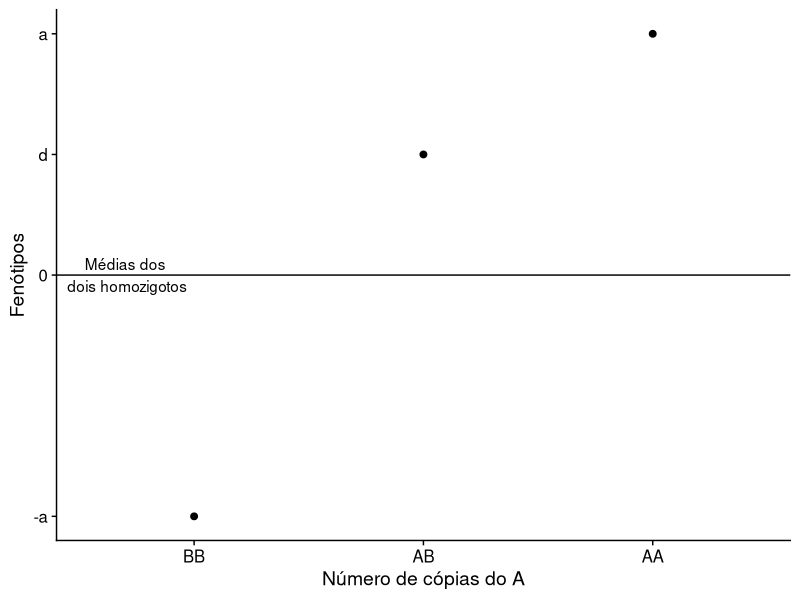
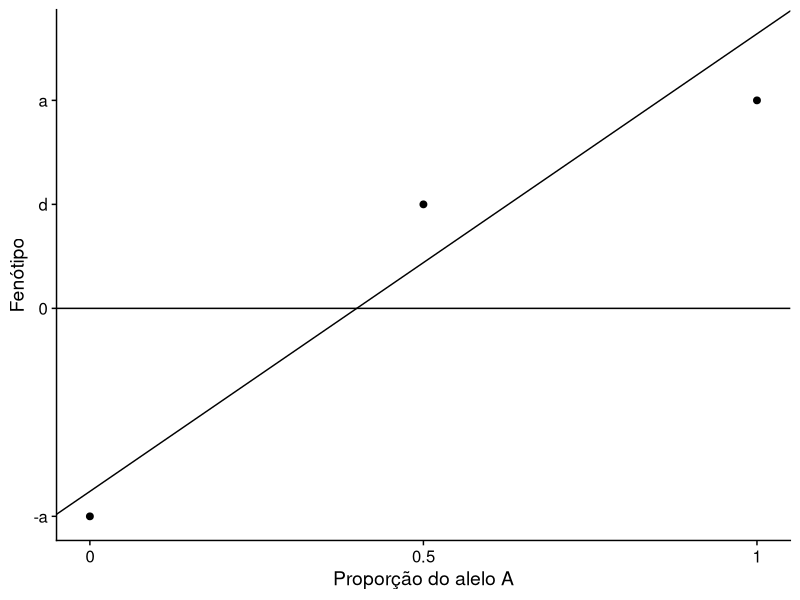

These figures' R source, in order:
## ---- chunk 1
knitr::opts_chunk$set(echo = FALSE)
library(knitr)
if(!require(png)){install.packages("png"); library(png)}
if(!require(jpeg)){install.packages("jpeg"); library(jpeg)}
knit_hooks$set(plot = function(x, options) {
  paste('<figure><figcaption>', options$fig.cap, '</figcaption><img src="',
        opts_knit$get('base.url'), paste(x, collapse = '.'),
        '"></figure>',
        sep = '')
})
## ---- chunk 2
if(!require(xtable)){install.packages("xtable"); library(xtable)}
genotypes = c("AA", "AB", "BB")
phenotypes = c("a", "d", "-a")
frequencies = c("p²", "2pq", "q²")
df = data.frame(genótipos = genotypes, fenótipos = phenotypes, frequência = frequencies)
tab = xtable(df, digits = 2, align = "cccc")
print(tab, type="html")
## ---- chunk 3
if(!require(ggplot2)){install.packages("ggplot2"); library(ggplot2)}
if(!require(cowplot)){install.packages("cowplot"); library(cowplot)}
genotypes = c("AA", "AB", "BB")
phenotypes = c(1, 0.5, -1)
df = data.frame(genótipos = factor(genotypes, levels = c("BB", "AB", "AA")), 
                                   fenótipos = phenotypes)
ggplot(df, aes(genótipos, fenótipos)) + geom_point(size = 2) + geom_hline(yintercept = 0) +
  scale_y_continuous(breaks = c(1, 0.5, 0, -1), labels = c("a", "d", "0", "-a")) + 
  annotate("text", y = 0, x = 0.7, label = "Médias dos\n dois homozigotos") + 
  labs(y = "Fenótipos", x = "Número de cópias do A") + theme_cowplot()
## ---- chunk 4
genotypes = c("AA", "AB", "BB")
phenotypes = c(1, 0.5, -1)
df = data.frame(genótipos = c(2, 1, 0), 
                fenótipos = phenotypes)
alpha = 1 + (0.6 - 0.4) * 0.5
ggplot(df, aes(genótipos, fenótipos)) + geom_point(size = 2) + geom_hline(yintercept = 0) +
  scale_y_continuous(breaks = c(1, 0.5, 0, -1), 
                     labels = c("a", "d", "0", "-a"), limits = c(-1, 2*0.6*alpha)) + 
  scale_x_continuous(breaks = c(0, 1, 2), labels = c("0",  "0.5", "1")) + labs (x = "Proporção do alelo A", y = "Fenótipo") +
  geom_abline(slope = alpha, intercept = -2*0.4*alpha) + theme_cowplot() + theme(panel.background = element_rect(fill = "transparent",colour = NA),
        plot.background = element_rect(fill = "transparent",colour = NA))
